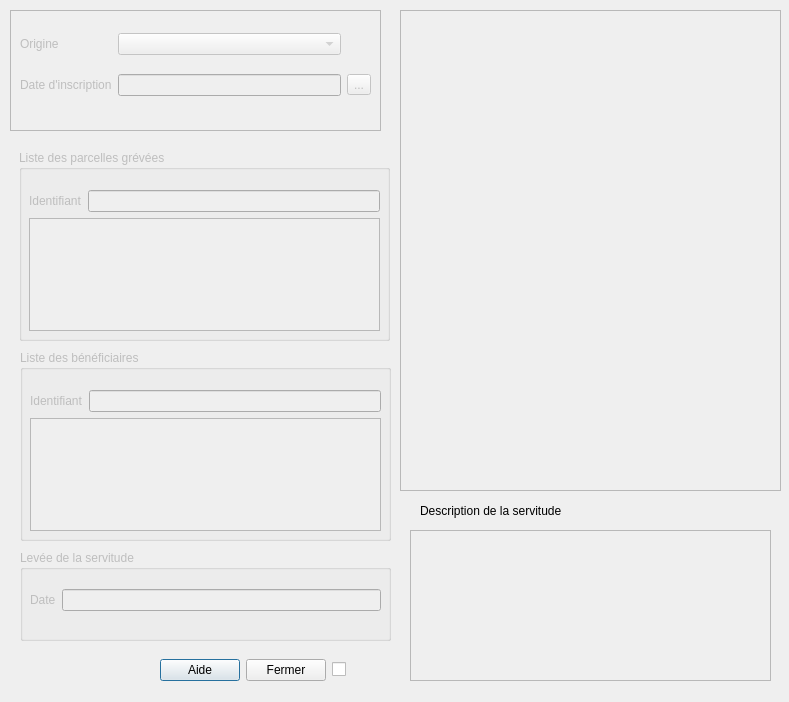
<?xml version="1.0" encoding="UTF-8"?>
<ui version="4.0">
 <class>Dialog</class>
 <widget class="QDialog" name="Dialog">
  <property name="geometry">
   <rect>
    <x>0</x>
    <y>0</y>
    <width>789</width>
    <height>702</height>
   </rect>
  </property>
  <property name="windowTitle">
   <string>Dialog</string>
  </property>
  <widget class="QFrame" name="frame">
   <property name="enabled">
    <bool>false</bool>
   </property>
   <property name="geometry">
    <rect>
     <x>10</x>
     <y>10</y>
     <width>371</width>
     <height>121</height>
    </rect>
   </property>
   <property name="frameShape">
    <enum>QFrame::StyledPanel</enum>
   </property>
   <property name="frameShadow">
    <enum>QFrame::Raised</enum>
   </property>
   <widget class="QWidget" name="gridLayoutWidget">
    <property name="geometry">
     <rect>
      <x>10</x>
      <y>10</y>
      <width>351</width>
      <height>91</height>
     </rect>
    </property>
    <layout class="QGridLayout" name="gridLayout">
     <item row="0" column="0">
      <widget class="QLabel" name="label">
       <property name="text">
        <string>Origine</string>
       </property>
      </widget>
     </item>
     <item row="1" column="0">
      <widget class="QLabel" name="label_2">
       <property name="text">
        <string>Date d'inscription</string>
       </property>
      </widget>
     </item>
     <item row="1" column="1">
      <widget class="QLineEdit" name="lineEditDateInscription"/>
     </item>
     <item row="0" column="1">
      <widget class="QComboBox" name="comboBoxOrigine"/>
     </item>
     <item row="1" column="2">
      <widget class="QToolButton" name="toolBtnDate">
       <property name="text">
        <string>...</string>
       </property>
      </widget>
     </item>
    </layout>
   </widget>
  </widget>
  <widget class="QGroupBox" name="groupBox">
   <property name="enabled">
    <bool>false</bool>
   </property>
   <property name="geometry">
    <rect>
     <x>19</x>
     <y>150</y>
     <width>371</width>
     <height>191</height>
    </rect>
   </property>
   <property name="title">
    <string>Liste des parcelles grévées</string>
   </property>
   <widget class="QWidget" name="gridLayoutWidget_2">
    <property name="geometry">
     <rect>
      <x>10</x>
      <y>40</y>
      <width>351</width>
      <height>141</height>
     </rect>
    </property>
    <layout class="QGridLayout" name="gridLayout_2">
     <item row="0" column="1">
      <widget class="QLineEdit" name="lineEditIdentifiant"/>
     </item>
     <item row="0" column="0">
      <widget class="QLabel" name="label_3">
       <property name="text">
        <string>Identifiant</string>
       </property>
      </widget>
     </item>
     <item row="1" column="0" rowspan="2" colspan="2">
      <widget class="QTextEdit" name="textEdit"/>
     </item>
    </layout>
   </widget>
  </widget>
  <widget class="QGroupBox" name="groupBox_2">
   <property name="enabled">
    <bool>false</bool>
   </property>
   <property name="geometry">
    <rect>
     <x>20</x>
     <y>350</y>
     <width>371</width>
     <height>191</height>
    </rect>
   </property>
   <property name="title">
    <string>Liste des bénéficiaires</string>
   </property>
   <widget class="QWidget" name="gridLayoutWidget_3">
    <property name="geometry">
     <rect>
      <x>10</x>
      <y>40</y>
      <width>351</width>
      <height>141</height>
     </rect>
    </property>
    <layout class="QGridLayout" name="gridLayout_3">
     <item row="0" column="1">
      <widget class="QLineEdit" name="lineEdit_3"/>
     </item>
     <item row="0" column="0">
      <widget class="QLabel" name="label_4">
       <property name="text">
        <string>Identifiant</string>
       </property>
      </widget>
     </item>
     <item row="1" column="0" rowspan="2" colspan="2">
      <widget class="QTextEdit" name="textEdit_2"/>
     </item>
    </layout>
   </widget>
  </widget>
  <widget class="QGroupBox" name="groupBox_3">
   <property name="enabled">
    <bool>false</bool>
   </property>
   <property name="geometry">
    <rect>
     <x>20</x>
     <y>550</y>
     <width>371</width>
     <height>91</height>
    </rect>
   </property>
   <property name="title">
    <string>Levée de la servitude</string>
   </property>
   <widget class="QWidget" name="gridLayoutWidget_4">
    <property name="geometry">
     <rect>
      <x>10</x>
      <y>30</y>
      <width>351</width>
      <height>41</height>
     </rect>
    </property>
    <layout class="QGridLayout" name="gridLayout_4">
     <item row="0" column="0">
      <widget class="QLabel" name="label_5">
       <property name="text">
        <string>Date</string>
       </property>
      </widget>
     </item>
     <item row="0" column="1">
      <widget class="QLineEdit" name="lineEditDateLevee"/>
     </item>
    </layout>
   </widget>
  </widget>
  <widget class="QWidget" name="gridLayoutWidget_5">
   <property name="geometry">
    <rect>
     <x>160</x>
     <y>650</y>
     <width>191</width>
     <height>41</height>
    </rect>
   </property>
   <layout class="QGridLayout" name="gridLayout_5">
    <item row="0" column="0">
     <widget class="QPushButton" name="btnAide">
      <property name="text">
       <string>Aide</string>
      </property>
     </widget>
    </item>
    <item row="0" column="1">
     <widget class="QPushButton" name="btnAnnuler">
      <property name="text">
       <string>Fermer</string>
      </property>
     </widget>
    </item>
    <item row="0" column="2">
     <widget class="QCheckBox" name="checkBox">
      <property name="text">
       <string/>
      </property>
     </widget>
    </item>
   </layout>
  </widget>
  <widget class="QFrame" name="frame_2">
   <property name="geometry">
    <rect>
     <x>400</x>
     <y>10</y>
     <width>381</width>
     <height>481</height>
    </rect>
   </property>
   <property name="frameShape">
    <enum>QFrame::StyledPanel</enum>
   </property>
   <property name="frameShadow">
    <enum>QFrame::Raised</enum>
   </property>
  </widget>
  <widget class="QLabel" name="label_6">
   <property name="geometry">
    <rect>
     <x>420</x>
     <y>500</y>
     <width>191</width>
     <height>21</height>
    </rect>
   </property>
   <property name="text">
    <string>Description de la servitude</string>
   </property>
  </widget>
  <widget class="QTextEdit" name="textEdit_3">
   <property name="enabled">
    <bool>false</bool>
   </property>
   <property name="geometry">
    <rect>
     <x>410</x>
     <y>530</y>
     <width>361</width>
     <height>151</height>
    </rect>
   </property>
  </widget>
 </widget>
 <resources/>
 <connections/>
</ui>
